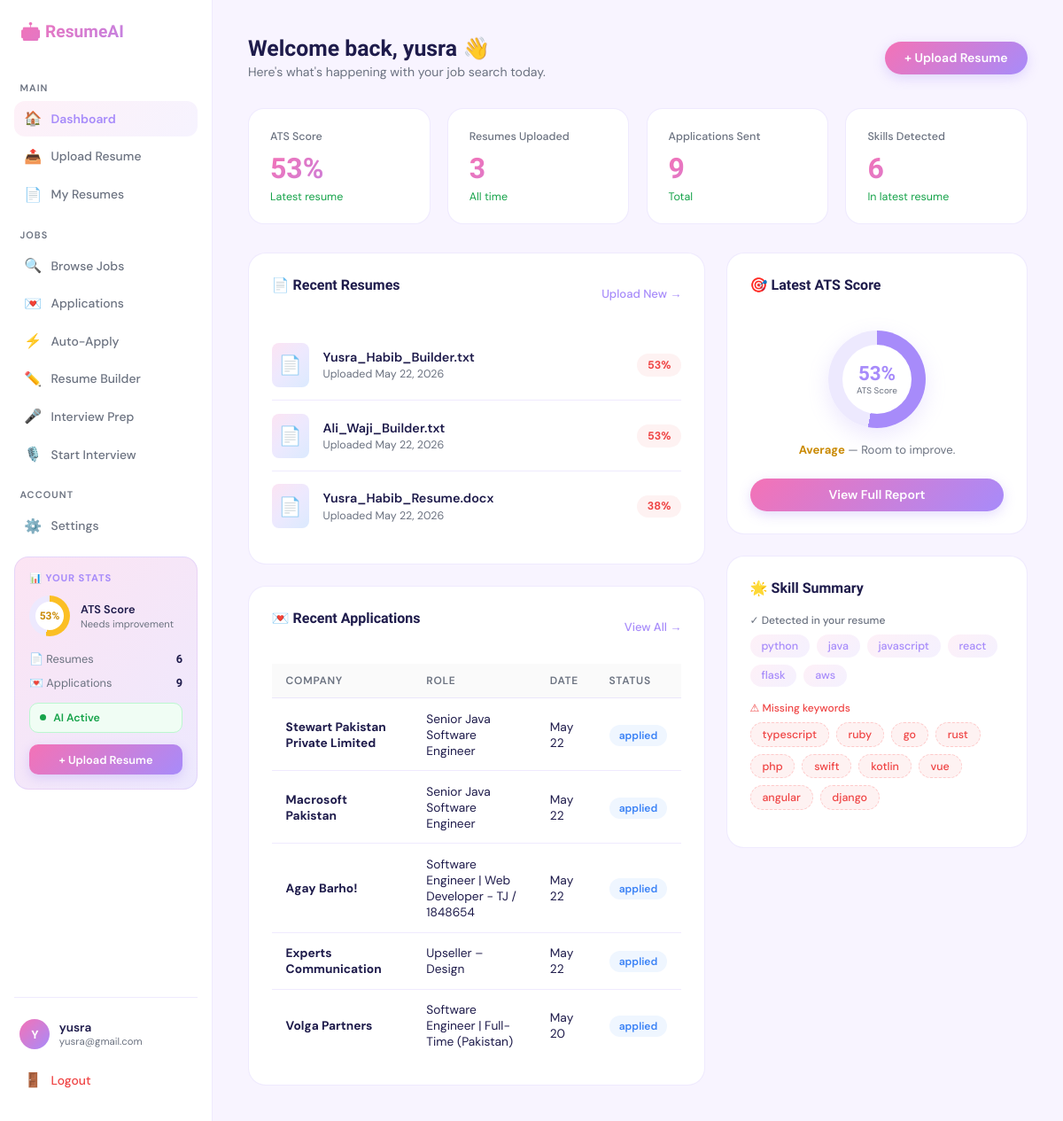
The app's page /dashboard (signed in) with its own data.
### tables this page shows
CREATE TABLE users (
        id            INTEGER PRIMARY KEY AUTOINCREMENT,
        first_name    TEXT    NOT NULL,
        last_name     TEXT    NOT NULL,
        email         TEXT    NOT NULL UNIQUE,
        password_hash TEXT    NOT NULL,
        created_at    DATETIME DEFAULT (datetime('now')),
        last_login    DATETIME
    );

CREATE TABLE resumes (
        id               INTEGER PRIMARY KEY AUTOINCREMENT,
        user_id          INTEGER NOT NULL,
        filename         TEXT    NOT NULL,
        stored_path      TEXT    NOT NULL,
        raw_text         TEXT,
        skills_extracted TEXT,
        job_title        TEXT,
        industry         TEXT,
        job_description  TEXT,
        upload_date      DATETIME DEFAULT (datetime('now')),
        FOREIGN KEY (user_id) REFERENCES users(id) ON DELETE CASCADE
    );

CREATE TABLE applications (
        id          INTEGER PRIMARY KEY AUTOINCREMENT,
        user_id     INTEGER NOT NULL,
        resume_id   INTEGER,
        job_title   TEXT    NOT NULL,
        company     TEXT    NOT NULL,
        job_url     TEXT,
        location    TEXT,
        salary      TEXT,
        match_score INTEGER DEFAULT 0,
        source      TEXT    DEFAULT 'manual',
        status      TEXT    DEFAULT 'pending'
                    CHECK(status IN ('pending','applied','viewed','interview','rejected','failed')),
        applied_at  DATETIME DEFAULT (datetime('now')),
        updated_at  DATETIME DEFAULT (datetime('now')),
        FOREIGN KEY (user_id)   REFERENCES users(id)   ON DELETE CASCADE,
        FOREIGN KEY (resume_id) REFERENCES resumes(id) ON DELETE SET NULL
    );

### app.py (the view)
@main_bp.route('/dashboard')
@login_required
def dashboard():
    latest_resume  = Resume.get_latest(current_user.id)
    recent_resumes = Resume.get_by_user(current_user.id, limit=3)
    stats          = Application.get_stats(current_user.id)
    recent_apps    = Application.get_by_user(current_user.id, limit=5)
    ats_score      = 0
    present_skills = []
    missing_skills = []
    if latest_resume:
        result = query(
            "SELECT * FROM analysis_results WHERE resume_id=? ORDER BY analyzed_at DESC LIMIT 1",
            (latest_resume['id'],), fetchone=True
        )
        if result:
            ats_score      = result['ats_score']
            present_skills = json.loads(result['present_skills'] or '[]')
            missing_skills = json.loads(result['missing_skills'] or '[]')
    status_cls = {
        'pending':   'status-sent',
        'applied':   'status-sent',
        'viewed':    'status-viewed',
        'interview': 'status-interview',
        'rejected':  'status-rejected',
        'failed':    'status-rejected',
    }
    for app_item in recent_apps:
        app_item['cls']        = status_cls.get(app_item['status'], 'status-sent')
        app_item['applied_fmt'] = _parse_date(app_item.get('applied_at'), '%b %d')
    def score_level(s):
        if s >= 75: return 'high'
        if s >= 55: return 'mid'
        return 'low'
    for r in recent_resumes:
        res = query(
            "SELECT ats_score FROM analysis_results WHERE resume_id=? LIMIT 1",
            (r['id'],), fetchone=True
        )
        r['score'] = res['ats_score'] if res else 0
        r['level'] = score_level(r['score'])
        r['date']  = _parse_date(r.get('upload_date'))
    return render_template('dashboard.html',
        ats_score          = ats_score,
        apps_sent          = stats.get('applied', 0) or 0,
        interviews         = stats.get('interviews', 0) or 0,
        resumes            = recent_resumes,
        applications       = recent_apps,
        present_skills     = present_skills,
        missing_skills     = missing_skills,
    )

### app.py (called while the page is built)
@login_manager.user_loader
def load_user(user_id):
    return User.get_by_id(int(user_id))

def _parse_date(val, fmt='%b %d, %Y'):
    if not val:
        return '—'
    if isinstance(val, str):
        try:
            val = datetime.strptime(val[:19], '%Y-%m-%d %H:%M:%S')
        except ValueError:
            return val
    return val.strftime(fmt)

### models/application.py (called while the page is built)
    @staticmethod
    def get_by_user(user_id, limit=50):
        return query(
            """SELECT * FROM applications
               WHERE user_id = %s
               ORDER BY applied_at DESC LIMIT %s""",
            (user_id, limit), fetchall=True
        )

    @staticmethod
    def get_stats(user_id):
        row = query(
            """SELECT
                COUNT(*) AS total,
                SUM(status = 'applied')   AS applied,
                SUM(status = 'viewed')    AS viewed,
                SUM(status = 'interview') AS interviews,
                SUM(status = 'rejected')  AS rejected
               FROM applications WHERE user_id = %s""",
            (user_id,), fetchone=True
        )
        return row or {}

### models/db.py (called while the page is built)
def get_db():
    conn = sqlite3.connect(DB_PATH)
    conn.row_factory = sqlite3.Row
    conn.execute("PRAGMA foreign_keys = ON")
    return conn

def _adapt_sql(sql):
    sql = sql.replace('%s', '?')
    sql = re.sub(r'\bNOW\(\)', "datetime('now')", sql, flags=re.IGNORECASE)
    return sql

def query(sql, params=None, fetchone=False, fetchall=False, commit=False):
    sql = _adapt_sql(sql)
    conn = get_db()
    try:
        cursor = conn.cursor()
        cursor.execute(sql, params or ())
        if commit:
            conn.commit()
            return cursor.lastrowid
        if fetchone:
            row = cursor.fetchone()
            return dict(row) if row else None
        if fetchall:
            rows = cursor.fetchall()
            return [dict(r) for r in rows]
        return None
    except Exception as e:
        conn.rollback()
        raise e
    finally:
        cursor.close()
        conn.close()

### models/resume.py (called while the page is built)
    @staticmethod
    def get_by_user(user_id, limit=10):
        return query(
            "SELECT * FROM resumes WHERE user_id = %s ORDER BY upload_date DESC LIMIT %s",
            (user_id, limit), fetchall=True
        )

    @staticmethod
    def get_latest(user_id):
        return query(
            "SELECT * FROM resumes WHERE user_id = %s ORDER BY upload_date DESC LIMIT 1",
            (user_id,), fetchone=True
        )

### templates/dashboard.html (shortened to what this page needs)
{% extends "base.html" %}
{% block content %}
<div class="page-header">
  <div>
    <div class="page-title">Welcome back, {{ current_user.first_name }} &#128075;</div>
    <div class="page-sub">Here's what's happening with your job search today.</div>
  </div>
  <a href="{{ url_for('resume.upload') }}" class="btn-primary">+ Upload Resume</a>
</div>
<div class="stats-row">
  <div class="stat-card">
    <div class="stat-label">ATS Score</div>
    <div class="stat-value">{{ ats_score }}%</div>
    <div class="stat-delta">Latest resume</div>
  </div>
  <div class="stat-card">
    <div class="stat-label">Resumes Uploaded</div>
    <div class="stat-value">{{ resumes|length }}</div>
    <div class="stat-delta">All time</div>
  </div>
  <div class="stat-card">
    <div class="stat-label">Applications Sent</div>
    <div class="stat-value">{{ apps_sent }}</div>
    <div class="stat-delta">Total</div>
  </div>
  <div class="stat-card">
    <div class="stat-label">Skills Detected</div>
    <div class="stat-value">{{ present_skills|length }}</div>
    <div class="stat-delta">In latest resume</div>
  </div>
</div>
<div class="dashboard-grid">
  <div style="display:flex;flex-direction:column;gap:1.5rem;">
    <div class="card">
      <div class="card-header">
        <div class="card-title">&#128196; Recent Resumes</div>
        <a href="{{ url_for('resume.upload') }}" class="see-all">Upload New →</a>
      </div>
      {% if resumes %}
        {% for r in resumes %}
        <div class="resume-item">
          <div class="resume-thumb">&#128196;</div>
          <div class="resume-info">
            <div class="resume-name">{{ r.filename }}</div>
            <div class="resume-date">Uploaded {{ r.date }}</div>
          </div>
          <span class="score-badge score-{{ r.level }}">{{ r.score }}%</span>
        </div>
        {% endfor %}
      {% else %}
        <div class="empty-state">
          <div class="empty-state-icon">&#128196;</div>
          <p>No resumes yet. <a href="{{ url_for('resume.upload') }}" style="color:var(--purple)">Upload your first resume</a></p>
        </div>
      {% endif %}
    </div>
    <div class="card">
      <div class="card-header">
        <div class="card-title">&#128140; Recent Applications</div>
        <a href="{{ url_for('jobs.applications') }}" class="see-all">View All →</a>
      </div>
      {% if applications %}
      <table>
        <thead><tr><th>Company</th><th>Role</th><th>Date</th><th>Status</th></tr></thead>
        <tbody>
          {% for a in applications %}
          <tr>
            <td><strong>{{ a.company }}</strong></td>
            <td>{{ a.job_title }}</td>
            <td>{{ a.applied_fmt }}</td>
            <td><span class="status-pill {{ a.cls }}">{{ a.status }}</span></td>
          </tr>
          {% endfor %}
        </tbody>
      </table>
      {% else %}
        <div class="empty-state">
          <div class="empty-state-icon">&#128269;</div>
          <p>No applications yet. <a href="{{ url_for('jobs.browse_jobs') }}" style="color:var(--purple)">Browse jobs</a></p>
        </div>
      {% endif %}
    </div>
  </div>
  <div style="display:flex;flex-direction:column;gap:1.5rem;">
    <div class="card">
      <div class="card-header"><div class="card-title">&#127919; Latest ATS Score</div></div>
      <div class="score-ring-wrap">
        {% set pct = ats_score %}
        <div class="ring-outer" style="background:conic-gradient(#a78bfa 0% {{ pct }}%,#ede9fe {{ pct }}% 100%);">
          <div class="ring-inner">
            <div class="ring-val">{{ pct }}%</div>
            <div class="ring-sub">ATS Score</div>
          </div>
        </div>
        <p style="font-size:.82rem;color:var(--muted);">
          {% if pct >= 70 %}<strong style="color:#16a34a">Above Average</strong> — Great score!
          {% elif pct >= 50 %}<strong style="color:#ca8a04">Average</strong> — Room to improve.
          {% elif pct > 0 %}<strong style="color:#ef4444">Needs Work</strong> — Follow the suggestions.
          {% else %}Upload and analyse a resume to see your score.
          {% endif %}
        </p>
      </div>
      {% if resumes %}
      <a href="{{ url_for('resume.analysis') }}"
         class="btn-primary" style="display:block;text-align:center;margin-top:.5rem;">
        View Full Report
      </a>
      {% endif %}
    </div>
    <div class="card">
      <div class="card-title">&#127775; Skill Summary</div>
      {% if present_skills %}
        <p class="tag-section-label" style="margin-top:.8rem;">&#10003; Detected in your resume</p>
        <div class="skill-tags">
          {% for s in present_skills %}<span class="tag tag-present">{{ s }}</span>{% endfor %}
        </div>
      {% endif %}
      {% if missing_skills %}
        <p class="tag-section-label" style="color:#ef4444">&#9888; Missing keywords</p>
        <div class="skill-tags">
          {% for s in missing_skills %}<span class="tag tag-missing">{{ s }}</span>{% endfor %}
        </div>
      {% endif %}
    </div>
  </div>
</div>
{% endblock %}

### templates/base.html (shortened to what this page needs)
<!DOCTYPE html>
<html lang="en">
<head>
</head>
<body>
  {% if is_logged_in %}
  <aside class="sidebar">
    <div class="sidebar-logo">&#129302; ResumeAI</div>
    <div class="sidebar-section">Main</div>
    <a href="{{ url_for('main.dashboard') }}"
       class="nav-item {% if request.endpoint == 'main.dashboard' %}active{% endif %}">
      <span class="nav-icon">&#127968;</span> Dashboard
    </a>
    <a href="{{ url_for('resume.upload') }}"
       class="nav-item {% if request.endpoint == 'resume.upload' %}active{% endif %}">
      <span class="nav-icon">&#128228;</span> Upload Resume
    </a>
    <a href="{{ url_for('resume.resumes') }}"
       class="nav-item {% if request.endpoint in ['resume.resumes','resume.view_resume'] %}active{% endif %}">
      <span class="nav-icon">&#128196;</span> My Resumes
    </a>
    <div class="sidebar-section">Jobs</div>
    <a href="{{ url_for('jobs.browse_jobs') }}"
       class="nav-item {% if request.endpoint == 'jobs.browse_jobs' %}active{% endif %}">
      <span class="nav-icon">&#128269;</span> Browse Jobs
    </a>
    <a href="{{ url_for('jobs.applications') }}"
       class="nav-item {% if request.endpoint == 'jobs.applications' %}active{% endif %}">
      <span class="nav-icon">&#128140;</span> Applications
    </a>
    <a href="{{ url_for('apply.auto_apply_page') }}"
       class="nav-item {% if request.endpoint == 'apply.auto_apply_page' %}active{% endif %}">
      <span class="nav-icon">&#9889;</span> Auto-Apply
    </a>
    <a href="{{ url_for('builder.builder_home') }}"
       class="nav-item {% if request.endpoint and 'builder' in request.endpoint %}active{% endif %}">
      <span class="nav-icon">✏️</span> Resume Builder
    </a>
    <a href="{{ url_for('interview.interview_prep') }}"
       class="nav-item {% if request.endpoint == 'interview.interview_prep' or request.endpoint == 'interview.generate_questions' or request.endpoint == 'interview.evaluate_answer' %}active{% endif %}">
      <span class="nav-icon">🎤</span> Interview Prep
    </a>
    <a href="{{ url_for('start_interview.start_interview_page') }}"
       class="nav-item {% if request.endpoint and 'start_interview' in request.endpoint %}active{% endif %}">
      <span class="nav-icon">🎙️</span> Start Interview
    </a>
    <div class="sidebar-section">Account</div>
    <a href="{{ url_for('settings.settings_page') }}"
       class="nav-item {% if request.endpoint == 'settings.settings_page' %}active{% endif %}">
      <span class="nav-icon">&#9881;&#65039;</span> Settings
    </a>
    <div class="sb-widget">
      <div class="sb-widget-title">&#128202; Your Stats</div>
      {% if sb_ats_score > 0 %}
      <div class="sb-score-ring">
        {% set sc = sb_ats_score %}
        <div class="sb-ring-outer" style="background:conic-gradient(
            {% if sc >= 70 %}#a78bfa{% elif sc >= 50 %}#fbbf24{% else %}#f87171{% endif %}
            0% {{ sc }}%, #ede9fe {{ sc }}% 100%);">
          <div class="sb-ring-inner">
            <div class="sb-ring-val" style="color:{% if sc >= 70 %}var(--purple){% elif sc >= 50 %}#ca8a04{% else %}#ef4444{% endif %}">{{ sc }}%</div>
          </div>
        </div>
        <div class="sb-ring-info">
          <div class="sb-ring-info-title">ATS Score</div>
          <div class="sb-ring-info-sub">
            {% if sc >= 70 %}Above average ✓
            {% elif sc >= 50 %}Needs improvement
            {% else %}Needs work
            {% endif %}
          </div>
        </div>
      </div>
      {% endif %}
      <div class="sb-stat-row">
        <span class="sb-stat-label">&#128196; Resumes</span>
        <span class="sb-stat-val">{{ sb_resume_count }}</span>
      </div>
      <div class="sb-stat-row">
        <span class="sb-stat-label">&#128140; Applications</span>
        <span class="sb-stat-val">{{ sb_app_count }}</span>
      </div>
      <div class="sb-ai-status sb-ai-on">
        <div class="sb-ai-dot"></div>
        AI Active
      </div>
      <a href="{{ url_for('resume.upload') }}" class="sb-upload-btn">&#43; Upload Resume</a>
    </div>
    <div class="sidebar-bottom">
      <div class="user-chip">
        <div class="avatar">{{ current_user.initial }}</div>
        <div style="min-width:0;">
          <div class="user-name">{{ current_user.first_name }}</div>
          <div class="user-email">{{ current_user.email }}</div>
        </div>
      </div>
      <a href="{{ url_for('auth.logout') }}" class="nav-item" style="margin-top:.4rem;color:#ef4444;">
        <span class="nav-icon">&#128682;</span> Logout
      </a>
    </div>
  </aside>
  {% endif %}
  <main class="main {% if not is_logged_in %}no-sidebar{% endif %}">
    {% block content %}{% endblock %}
  </main>
</body>
</html>

### records on screen
users: first_name "yusra", email "yusra@gmail.com"
resumes: filename "Yusra_Habib_Builder.txt", date "May 22, 2026", score "53"
resumes: filename "Ali_Waji_Builder.txt", date "May 22, 2026", score "53"
resumes: filename "Yusra_Habib_Resume.docx", date "May 22, 2026", score "38"
applications: company "Stewart Pakistan Private Limited", job_title "Senior Java Software Engineer", applied_fmt "May 22", status "applied"
applications: company "Macrosoft Pakistan", job_title "Senior Java Software Engineer", applied_fmt "May 22", status "applied"
applications: company "Agay Barho!", job_title "Software Engineer | Web Developer - TJ / 1848654", applied_fmt "May 22", status "applied"
applications: company "Experts Communication", job_title "Upseller – Design", applied_fmt "May 22", status "applied"
applications: company "Volga Partners", job_title "Software Engineer | Full-Time (Pakistan)", applied_fmt "May 20", status "applied"

### other values on screen
{{ sc }} "53"
{{ sb_resume_count }} "6"
{{ sb_app_count }} "9"
{{ current_user.initial }} "Y"
{{ ats_score }} "53"
{{ resumes|length }} "3"
{{ apps_sent }} "9"
{{ present_skills|length }} "6"
{{ pct }} "53"
{{ s }} "python" "java" "javascript" "react" "flask" "aws"
{{ s }} "typescript" "ruby" "go" "rust" "php" "swift" "kotlin" "vue" "angular" "django"
